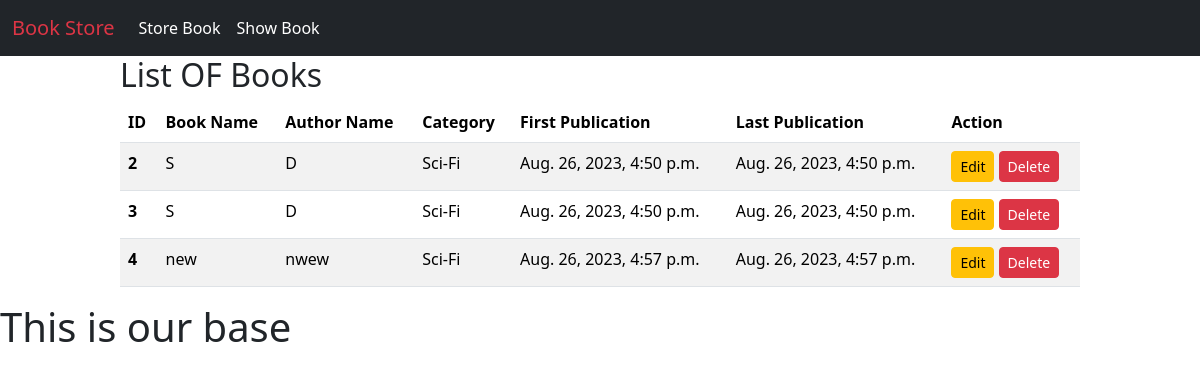
/show_books/, run on an earlier commit of the app's database.
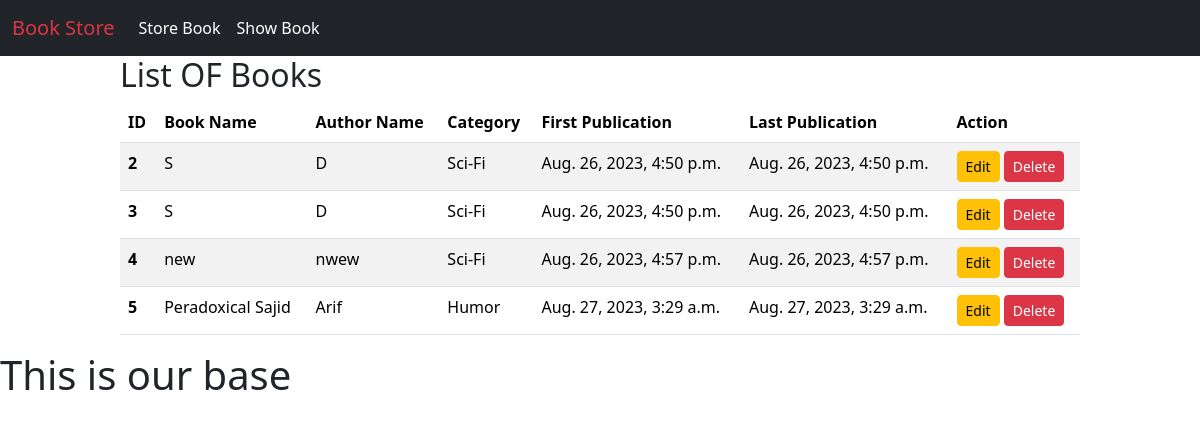
And on a later commit of the database.
### book/models.py (models this page shows)
class BookStoreModel(models.Model):
    CATEGORY = (
        ('Mystery', 'Mystery'),
        ('Thriller', 'Thriller'),
        ('Sci-Fi', 'Sci-Fi'),
        ('Humor', 'Humor'),
        ('Horror', 'Horror'),
    )
    id = models.IntegerField(primary_key=True)
    book_name = models.CharField(max_length=30)
    author = models.CharField(max_length=30)
    category = models.CharField(max_length=30, choices=CATEGORY)
    first_pub = models.DateTimeField(auto_now_add=True)
    last_pub = models.DateTimeField(auto_now=True)

### book/views.py (the view)
# urls.py: path('show_books/', show_books, name='show_books'),
def show_books(request):
    book = BookStoreModel.objects.all()
    return render(request, 'show_book.html', {'data': book})

### book/templates/show_book.html
{% extends 'base.html' %}
{% block content %}
<div style="width: 80%; margin:auto">
    <h2>List OF Books</h2>
    <table class="table table-striped">
        <thead>
            <tr>
                <th scope="col">ID</th>
                <th scope="col">Book Name</th>
                <th scope="col">Author Name</th>
                <th scope="col">Category</th>
                <th scope="col">First Publication</th>
                <th scope="col">Last Publication</th>
                <th scope="col">Action</th>
            </tr>
        </thead>
        <tbody>
            {% for item in data %}
            <tr>
                <th scope="row">{{item.id}}</th>
                <td>{{item.book_name}}</td>
                <td>{{item.author}}</td>
                <td>{{item.category}}</td>
                <td>{{item.first_pub}}</td>
                <td>{{item.last_pub}}</td>
                <td><a href="{%url 'edit_book' id=item.id %}" class="btn btn-warning btn-sm">Edit</a> <a
                        class="btn btn-danger btn-sm">Delete</a>
                </td>
            </tr>
            {% endfor %}
        </tbody>
    </table>
</div>
{% endblock %}

What changed in the data, as far as the page shows it:
added BookStoreModel: id "5", book_name "Peradoxical Sajid", author "Arif", category "Humor", first_pub "Aug. 27, 2023, 3:29 a.m.", last_pub "Aug. 27, 2023, 3:29 a.m."
